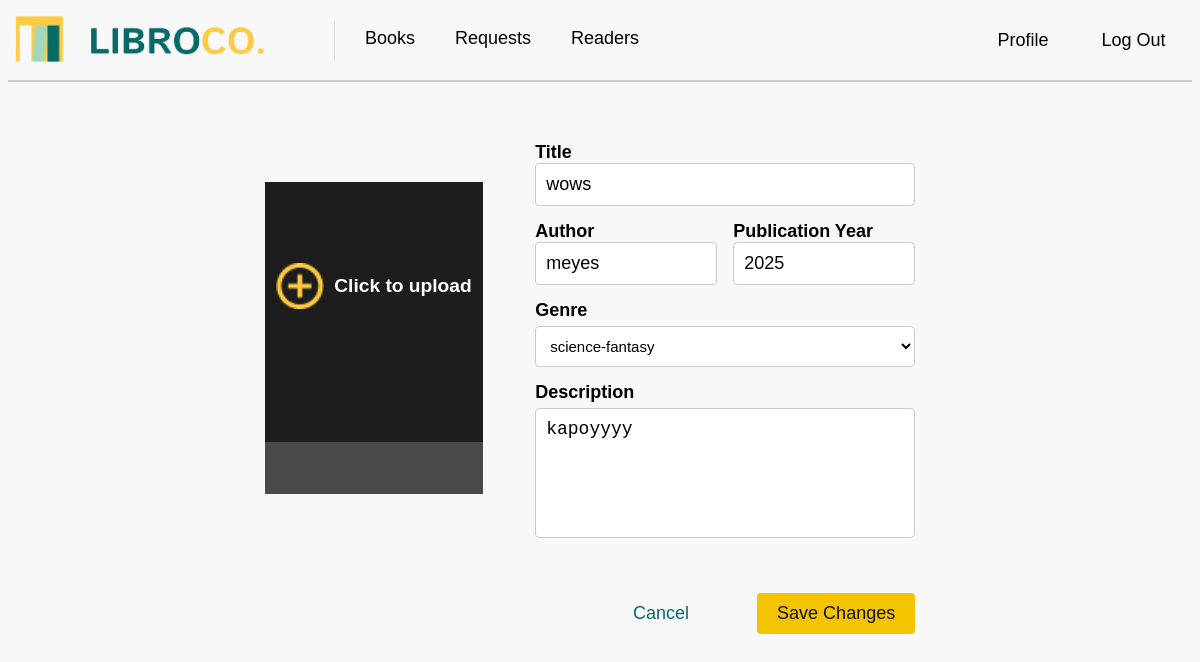
Page /book/edit/6 on the earlier database version.
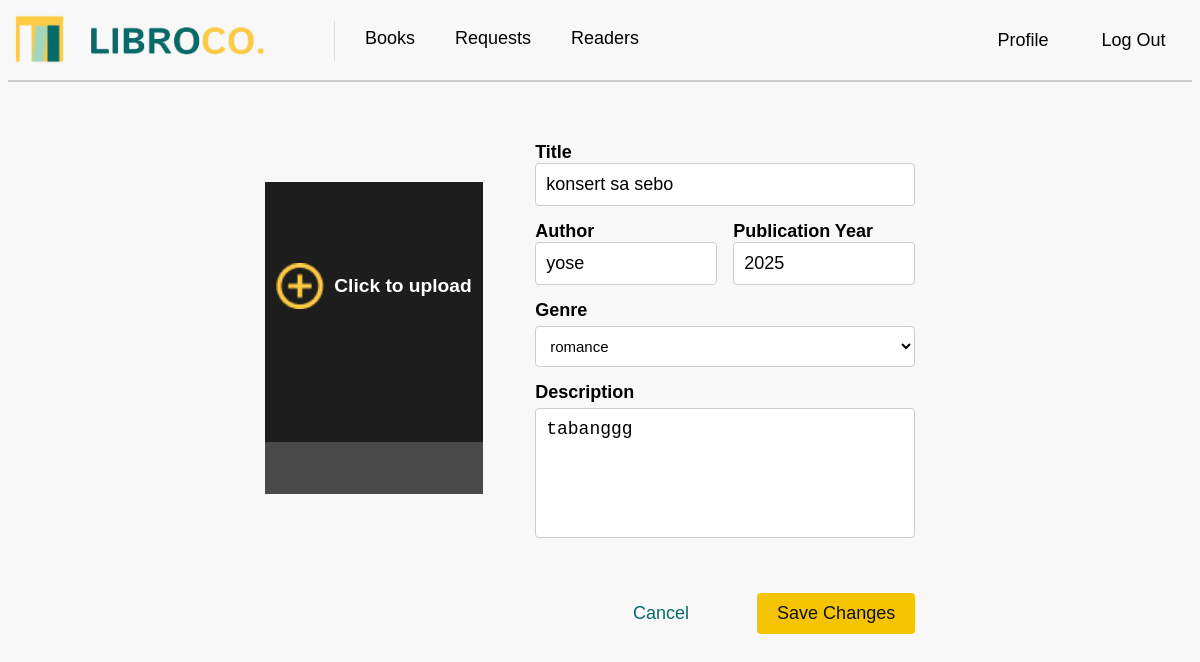
Same page on the later database version.
### tables this page shows
CREATE TABLE "books" (
	"book_id"	INTEGER,
	"book_title"	VARCHAR(50) UNIQUE,
	"author"	VARCHAR(50),
	"publication_year"	INTEGER(5),
	"genre"	VARCHAR(20),
	"description"	VARCHAR(300),
	"image"	VARCHAR(100),
	PRIMARY KEY("book_id")
);

### app.py (the view, shortened to what this page needs)
@app.route('/book/edit/<int:book_id>', methods=['GET', 'POST'])
def edit_book(book_id):
    book = getprocess("SELECT * FROM books WHERE book_id = ?", (book_id,))
    if book:
        return render_template('edit_book.html', book=dict(book[0]))
    flash("Book not found")
    return redirect(url_for('books'))

### app.py (called while the page is built)
@app.before_request
def before_request():
    print("Session data:", session)

### dbhelper.py (called while the page is built)
def getprocess(sql: str, params: tuple = ()) -> list:
    try:
        db = connect(database, timeout=30, check_same_thread=False)  # Adding timeout and thread safety
        db.row_factory = Row  # Ensure that rows are returned as dictionaries
        cursor = db.cursor()
        cursor.execute(sql, params)
        data = cursor.fetchall()  # Fetch the data
        return data
    except Error as e:
        print(f"SQLite error: {e}")
        return []
    finally:
        db.close()  # Ensure the connection is closed

### templates/edit_book.html (shortened to what this page needs)
<!DOCTYPE html>
<html lang="en">
<head>
    <link rel="stylesheet" type="text/css" href="{{ url_for('static', filename='css/mainstyle.css') }}">
    <link rel="stylesheet" type="text/css" href="{{ url_for('static', filename='css/addbookStyles.css') }}">
</head>
<body>
    <nav>
        <a class="navbar-brand" href="books.html">
            <img src="{{ url_for('static', filename='images/logo.png') }}" class="logo" width="250" height="50" />
        </a>
        <div class="navbar-links">
            <a href="{{ url_for('books') }}" class="activee">Books</a>
            <a href="{{ url_for('requests') }}">Requests</a>
            <a href="{{ url_for('readers') }}">Readers</a>
        </div>
        <div class="navbar-rightt">
            <a href="{{ url_for('profile') }}">Profile</a>
            <a href="{{ url_for('login') }}">Log Out</a>
        </div>
    </nav>
    <div class="divider"></div>
    <div class="main_container">
        <div class="addbook_container">
            <div class="book_image">
                <div class="overlay_wrapper">
                    <label for="image_upload">
                        <div class="image_overlay">
                            <img src="{{ url_for('static', filename='images/upload_photo.png') }}" class="upload" />
                            <span>Click to upload</span>
                        </div>
                    </label>
                    <img id="image" src="{{ url_for('static', filename='images/blank_image.png') }}" alt="Book Image">
                </div>
            </div>
            <form class="addbook_form" action="{{ url_for('edit_book', book_id=book['book_id']) }}" method="POST" enctype="multipart/form-data">
                <div class="form-group">
                    <label for="book_title">Title</label>
                    <input type="text" id="book_title" name="book_title" value="{{ book['book_title'] }}" required>
                </div>
                <div class="side_by_side">
                    <div>
                        <label for="author">Author</label>
                        <input type="text" id="author" name="author" value="{{ book['author'] }}" required>
                    </div>
                    <div>
                        <label for="publication_year">Publication Year</label>
                        <input type="number" id="publication_year" name="publication_year" value="{{ book['publication_year'] }}">
                    </div>
                </div>
                <label for="genre">Genre</label>
                <select id="genre" name="genre">
                    <option value="{{ book['genre'] }}" selected>{{ book['genre'] }}</option>
                </select>
                <label for="description">Description</label>
                <textarea id="description" name="description" rows="4">{{ book['description'] }}</textarea>
                <div class="addbook_button_group">
                    <a href="{{ url_for('books', book_id=book['book_id']) }}" class="back_button">Cancel</a>
                    <button type="submit" class="save_button">Save Changes</button>
                </div>
            </form>
        </div>
    </div>
</body>
</html>

Differences in the rows shown:
changed books: book_title "wows" → "konsert sa sebo"; author "meyes" → "yose"; genre "science-fantasy" → "romance"; description "kapoyyyy" → "tabanggg"
